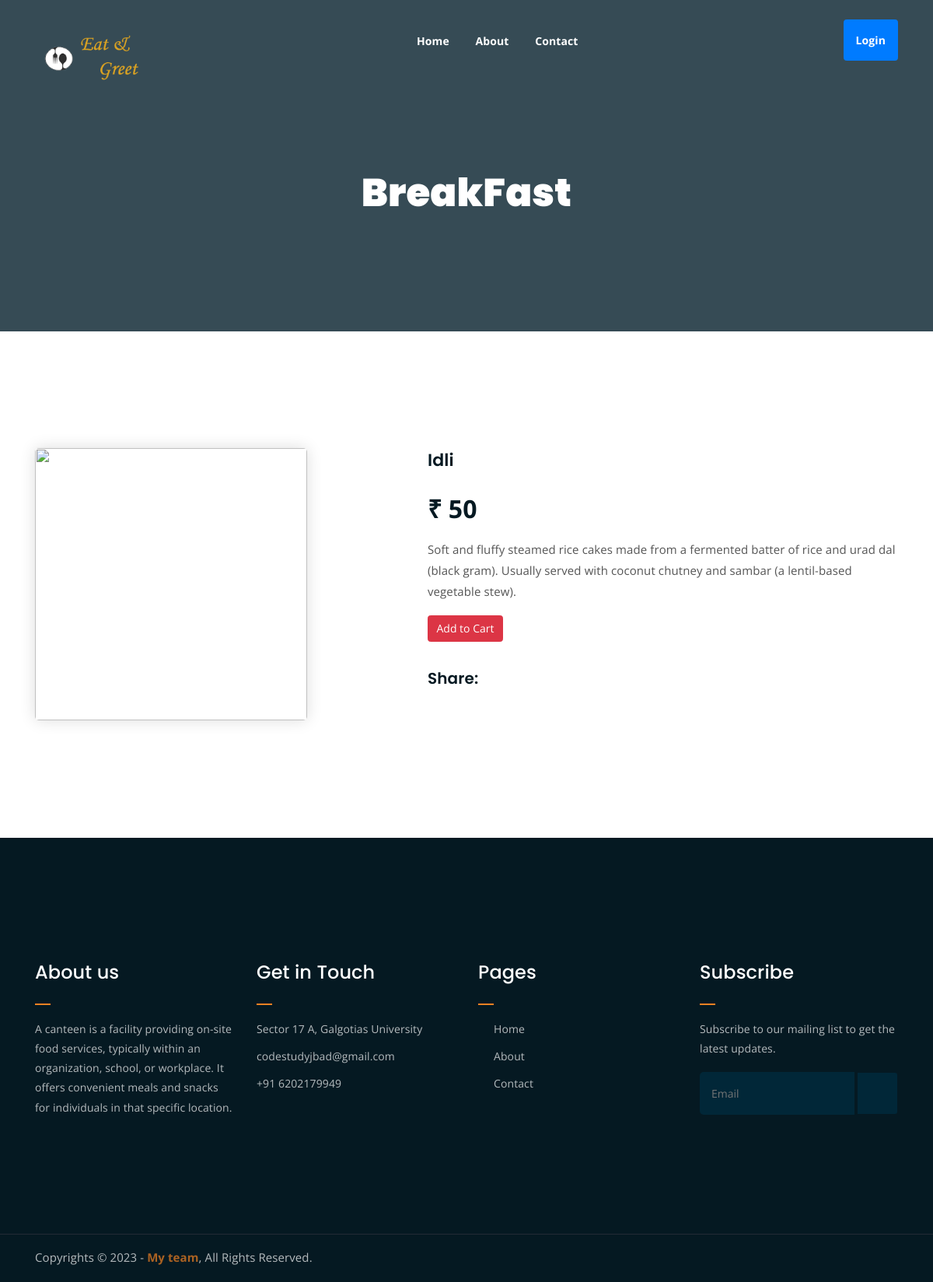
The app's page /front1/view/1/ with its own data.
### BackEnd/models.py (models this page shows, shortened)
class Product(models.Model):
    cname=models.ForeignKey(AddCate,related_name='categories',on_delete=models.CASCADE)
    week=models.CharField(max_length=100)
    img=CloudinaryField('img')
    fname=models.CharField(max_length=500)
    desc=models.TextField()
    price=models.IntegerField(null=True,blank=True)
    quantity=models.IntegerField(null=True,blank=True)

class AddCate(models.Model):
    img=CloudinaryField('img')
    catname=models.CharField(max_length=300)
    def __str__(self) -> str:
        return self.catname

### FrontEnd/views.py (the view)
# urls.py: path('front1/view/<id>/', view,name='view'),
def view(request,id):
    if request.user.is_authenticated:
        queryset=Product.objects.get(id=id)
        user_cart_items = CartItem.objects.filter(user=request.user)
        for item in user_cart_items:
            item.total_price = item.get_total_price()
        grand_total = sum(item.total_price for item in user_cart_items)
        cart_items_count = user_cart_items.count()
        context = {
            'cart_items': user_cart_items,
            'title': 'About Us',
            'grand_total':grand_total,
            'cart_items_count': cart_items_count,
            'query':queryset
        }
    else:
        queryset=Product.objects.get(id=id)
        context={'title':'View Food','query':queryset}
    return render(request,'Front1/viewFood.html',context)

### FrontEnd/templates/Front1/viewFood.html (shortened to what this page needs)
{% extends "Front1/base.html" %}
{% block start %}
	<div class="breadcrumb-section breadcrumb-bg">
		<div class="container">
			<div class="row">
				<div class="col-lg-8 offset-lg-2 text-center">
					<div class="breadcrumb-text">
						<h1>{{query.cname}}</h1>
					</div>
				</div>
			</div>
		</div>
	</div>
	<div class="single-product mt-150 mb-150">
		<div class="container">
			<div class="row">
				<div class="col-md-5">
					<div class="single-product-img">
						<img src="{{query.img.url}}" height="350" width="350">
					</div>
				</div>
				<div class="col-md-7">
					<div class="single-product-content">
						<h3>{{query.fname}}</h3>
						<p class="single-product-pricing"> &#8377; {{query.price}}</p>
						<p>{{query.desc}}</p>
						<div class="single-product-form">
							<form method="post" action="{% url 'add_to_cart' query.id %}">
									<button type="submit" class="btn btn-danger">Add to Cart</button>
							</form>
						</div>
						<h4>Share:</h4>
						<ul class="product-share">
							<li><a href=""><i class="fab fa-facebook-f"></i></a></li>
							<li><a href=""><i class="fab fa-twitter"></i></a></li>
							<li><a href=""><i class="fab fa-google-plus-g"></i></a></li>
							<li><a href=""><i class="fab fa-linkedin"></i></a></li>
						</ul>
					</div>
				</div>
			</div>
		</div>
	</div>
{% endblock %}

### FrontEnd/templates/Front1/base.html (shortened to what this page needs)
<!DOCTYPE html>
<html lang="en">
<head>
	<link rel="stylesheet" href="/static/assets/css/all.min.css">
	<link rel="stylesheet" href="/static/assets/bootstrap/css/bootstrap.min.css">
	<link rel="stylesheet" href="/static/assets/css/owl.carousel.css">
	<link rel="stylesheet" href="/static/assets/css/magnific-popup.css">
	<link rel="stylesheet" href="/static/assets/css/animate.css">
	<link rel="stylesheet" href="/static/assets/css/meanmenu.min.css">
	<link rel="stylesheet" href="/static/assets/css/main.css">
	<link rel="stylesheet" href="/static/assets/css/responsive.css">
</head>
<body>
	<div class="top-header-area" id="sticker">
		<div class="container">
			<div class="row">
				<div class="col-lg-12 col-sm-12 text-center">
					<div class="main-menu-wrap">
						<div class="site-logo">
							<a href="/">
								<img src="/static/assets/img/logo.png" alt="">
							</a>
						</div>
						<nav class="main-menu">
							<ul>
								<li class="{% if request.path == '/' %}current-list-item{% endif %}">
									<a href="/">Home</a>
								</li>
								<li class="{% if request.path == '/about_us/' %}current-list-item{% endif %}">
									<a href="/about_us/">About</a>
								</li>
								<li class="{% if request.path == '/contact_us/' %}current-list-item{% endif %}">
									<a href="/contact_us/">Contact</a>
								</li>
								<li>
									{% if request.user.is_authenticated %}
										<a class="shopping-cart" href=""><i class="fas fa-shopping-cart" style="font-size:38px;color:white"><span style="font-size:20px;color: black; border: 2px solid white; border-radius: 60%; background-color: white;" >{{cart_items_count}}</span></i>
											<ul class="sub-menu">
												<li><a href=""></a></li>
												<li><a href="/cart/">Go to Cart</a></li>
												<li><a href="/order_list/">Order</a></li>
											</ul>
										</a>
								</li>
								<li>
									<div class="header-icons">
										<span style="color: white;">{{request.user.first_name}}</span>
										<a class="btn btn-outline-success my-2 my-sm-0" href="/front/logout/">Log Out</a>
										{% else %}
										<a class="btn btn-primary" href="/front/login/">Login</a>
										{% endif %}
									</div>
					</div>
				</div>
			</div>
		</div>
    {% block start%}
    {% endblock%}
	<div class="footer-area">
		<div class="container">
			<div class="row">
				<div class="col-lg-3 col-md-6">
					<div class="footer-box about-widget">
						<h2 class="widget-title">About us</h2>
						<p>
							A canteen is a facility providing on-site food services, typically within an organization, school, or workplace. It offers convenient meals and snacks for individuals in that specific location.
						</p>
					</div>
				</div>
				<div class="col-lg-3 col-md-6">
					<div class="footer-box get-in-touch">
						<h2 class="widget-title">Get in Touch</h2>
						<ul>
							<li>Sector 17 A, Galgotias University</li>
							<li>codestudyjbad@gmail.com</li>
							<li>+91 6202179949 </li>
						</ul>
					</div>
				</div>
				<div class="col-lg-3 col-md-6">
					<div class="footer-box pages">
						<h2 class="widget-title">Pages</h2>
						<ul>
							<li><a href="/">Home</a></li>
							<li><a href="/about_us/">About</a></li>
							<li><a href="/contact_us/">Contact</a></li>
						</ul>
					</div>
				</div>
				<div class="col-lg-3 col-md-6">
					<div class="footer-box subscribe">
						<h2 class="widget-title">Subscribe</h2>
						<p>Subscribe to our mailing list to get the latest updates.</p>
						<form method="post">
							<input type="email" name="email" placeholder="Email">
							<button type="submit"><i class="fas fa-paper-plane"></i></button>
						</form>
					</div>
				</div>
			</div>
		</div>
	</div>
	<div class="copyright">
		<div class="container">
			<div class="row">
				<div class="col-lg-6 col-md-12">
					<p>
						Copyrights &copy; 2023 - <a href="/">My team</a>,  All Rights Reserved.<br>
					</p>
				</div>
				<div class="col-lg-6 text-right col-md-12">
					<div class="social-icons">
						<ul>
							<li><a href="#" target="_blank"><i class="fab fa-facebook-f"></i></a></li>
							<li><a href="#" target="_blank"><i class="fab fa-twitter"></i></a></li>
							<li><a href="#" target="_blank"><i class="fab fa-instagram"></i></a></li>
							<li><a href="#" target="_blank"><i class="fab fa-linkedin"></i></a></li>
							<li><a href="#" target="_blank"><i class="fab fa-dribbble"></i></a></li>
						</ul>
					</div>
				</div>
			</div>
		</div>
	</div>
</body>
</html>

### records on screen
Product: cname "BreakFast", fname "Idli", price "50", desc "Soft and fluffy steamed rice cakes made from a fermented batter of rice and urad dal (black gram). Usually served with coconut chutney and sambar (a lentil-based vegetable stew)."
